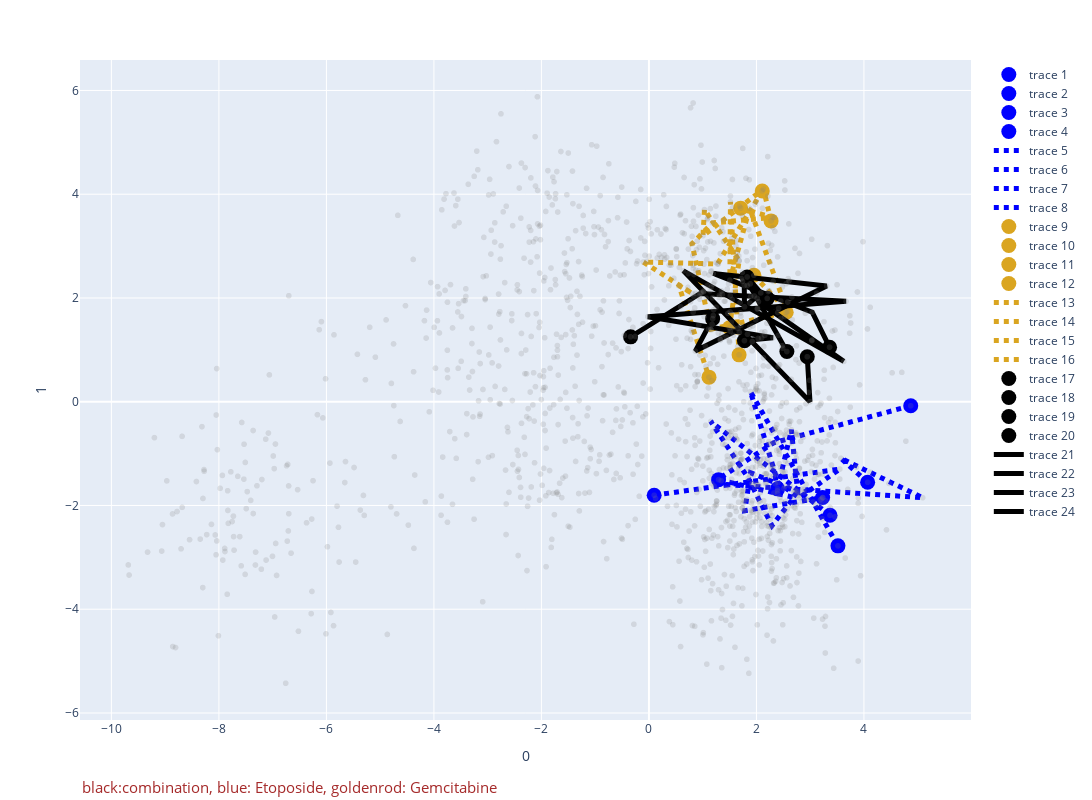
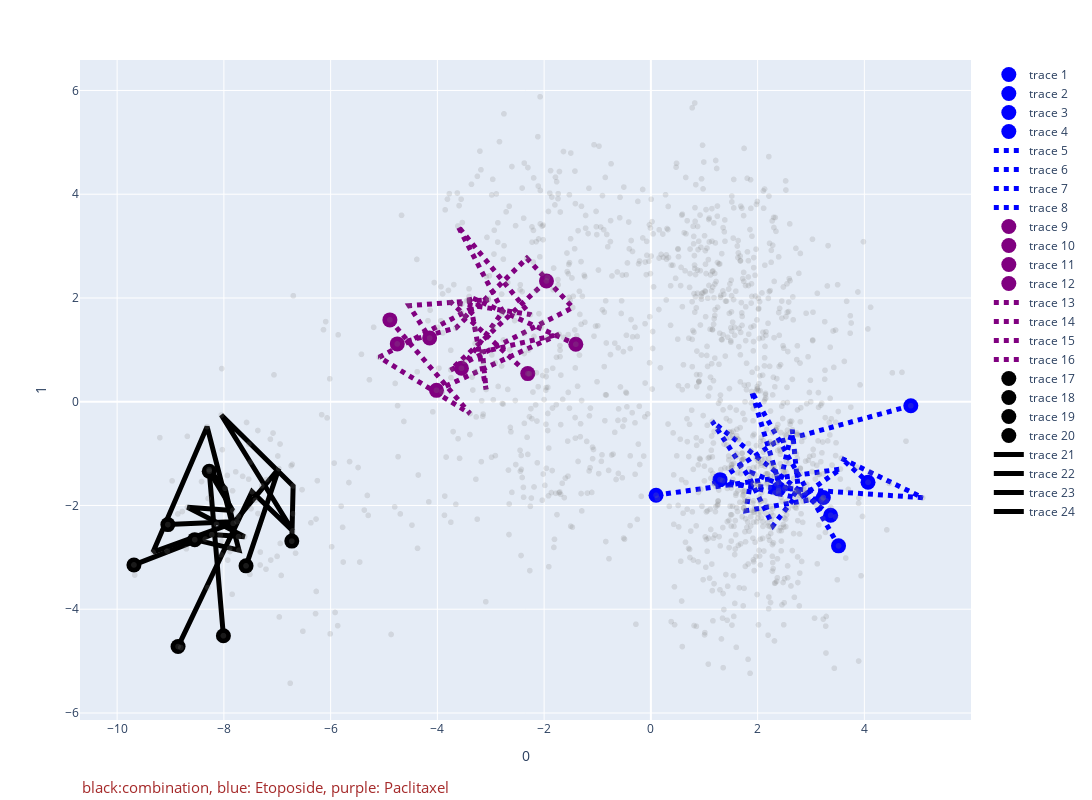

Write notebook code for charts like these, in order.
### Code cell
#for i in range(len(combi_name)):
#    oneclick_plot_a_set(i)
#save_as_pdf(global_name)
for i in range(len(combi_name)):
    oneclick_plot_a_set(i)
save_as_pdf(global_name)

### Figure 1 — Plotly figure (JSON) as saved in the notebook; plotly's stock layout.template omitted (floating-point values rounded to 4 significant figures; data arrays with more than 128 entries replaced by an {"elided": "..."} marker saying what was removed)
{"data": [{"hovertemplate": "0=%{x}<br>1=%{y}<extra></extra>", "legendgroup": "", "marker": {"color": "grey", "opacity": 0.2, "symbol": "circle"}, "mode": "markers", "name": "", "showlegend": false, "type": "scattergl", "x": {"elided": "1416 float values"}, "xaxis": "x", "y": {"elided": "1416 float values"}, "yaxis": "y"}, {"line": {"color": "blue"}, "marker": {"size": 15}, "mode": "markers", "type": "scatter", "x": [4.87, 4.068], "y": [-0.07793, -1.554]}, {"line": {"color": "blue"}, "marker": {"size": 15}, "mode": "markers", "type": "scatter", "x": [2.393, 3.231], "y": [-1.679, -1.847]}, {"line": {"color": "blue"}, "marker": {"size": 15}, "mode": "markers", "type": "scatter", "x": [3.368, 1.295], "y": [-2.189, -1.502]}, {"line": {"color": "blue"}, "marker": {"size": 15}, "mode": "markers", "type": "scatter", "x": [0.09727, 3.516], "y": [-1.802, -2.779]}, {"line": {"color": "blue", "dash": "dot", "width": 5}, "mode": "lines", "type": "scatter", "x": [4.87, 2.32, 1.167, 5.093, 3.569, 4.068], "y": [-0.07793, -0.7917, -1.577, -1.85, -1.09, -1.554]}, {"line": {"color": "blue", "dash": "dot", "width": 5}, "mode": "lines", "type": "scatter", "x": [2.393, 2.65, 2.766, 1.89, 1.784, 3.231], "y": [-1.679, -0.5396, -1.735, -1.369, -2.1, -1.847]}, {"line": {"color": "blue", "dash": "dot", "width": 5}, "mode": "lines", "type": "scatter", "x": [3.368, 1.15, 1.846, 2.288, 2.698, 1.295], "y": [-2.189, -0.3803, -1.472, -2.389, -1.846, -1.502]}, {"line": {"color": "blue", "dash": "dot", "width": 5}, "mode": "lines", "type": "scatter", "x": [0.09727, 3.552, 2.795, 2.4, 1.888, 3.516], "y": [-1.802, -1.298, -1.85, -1.56, 0.1962, -2.779]}, {"line": {"color": "goldenrod"}, "marker": {"size": 15}, "mode": "markers", "type": "scatter", "x": [1.952, 1.677], "y": [2.437, 0.904]}, {"line": {"color": "goldenrod"}, "marker": {"size": 15}, "mode": "markers", "type": "scatter", "x": [1.706, 2.554], "y": [3.732, 1.724]}, {"line": {"color": "goldenrod"}, "marker": {"size": 15}, "mode": "markers", "type": "scatter", "x": [2.108, 1.117], "y": [4.063, 0.4739]}, {"line": {"color": "goldenrod"}, "marker": {"size": 15}, "mode": "markers", "type": "scatter", "x": [2.272, 1.498], "y": [3.486, 1.426]}, {"line": {"color": "goldenrod", "dash": "dot", "width": 5}, "mode": "lines", "type": "scatter", "x": [1.952, 2.58, 1.874, 1.505, 1.517, 1.677], "y": [2.437, 1.738, 3.728, 2.343, 3.852, 0.904]}, {"line": {"color": "goldenrod", "dash": "dot", "width": 5}, "mode": "lines", "type": "scatter", "x": [1.706, 2.3, 1.179, 0.8008, 1.15, 2.554], "y": [3.732, 3.553, 3.446, 3.044, 1.395, 1.724]}, {"line": {"color": "goldenrod", "dash": "dot", "width": 5}, "mode": "lines", "type": "scatter", "x": [2.108, 1.274, -0.1046, 0.808, 0.5573, 1.117], "y": [4.063, 2.655, 2.693, 2.085, 2.238, 0.4739]}, {"line": {"color": "goldenrod", "dash": "dot", "width": 5}, "mode": "lines", "type": "scatter", "x": [2.272, 2.13, 1.005, 1.033, 1.679, 1.498], "y": [3.486, 4.1, 3.199, 3.704, 2.721, 1.426]}, {"line": {"color": "black"}, "marker": {"size": 15}, "mode": "markers", "type": "scatter", "x": [2.201, 2.945], "y": [1.993, 0.8667]}, {"line": {"color": "black"}, "marker": {"size": 15}, "mode": "markers", "type": "scatter", "x": [-0.341, 1.776], "y": [1.251, 1.178]}, {"line": {"color": "black"}, "marker": {"size": 15}, "mode": "markers", "type": "scatter", "x": [1.186, 3.36], "y": [1.601, 1.051]}, {"line": {"color": "black"}, "marker": {"size": 15}, "mode": "markers", "type": "scatter", "x": [1.826, 2.566], "y": [2.405, 0.9677]}, {"line": {"color": "black", "width": 5}, "mode": "lines", "type": "scatter", "x": [2.201, 2.037, 3.625, 0.6412, 2.996, 2.945], "y": [1.993, 1.929, 0.778, 2.523, 0.0009677, 0.8667]}, {"line": {"color": "black", "width": 5}, "mode": "lines", "type": "scatter", "x": [-0.341, 0.9541, 3.668, -0.0217, 2.308, 1.776], "y": [1.251, 2.088, 1.935, 1.639, 1.235, 1.178]}, {"line": {"color": "black", "width": 5}, "mode": "lines", "type": "scatter", "x": [1.186, 0.8624, 3.306, 1.197, 3.038, 3.36], "y": [1.601, 0.9759, 2.232, 2.473, 1.726, 1.051]}, {"line": {"color": "black", "width": 5}, "mode": "lines", "type": "scatter", "x": [1.826, 2.081, 1.778, 1.773, 1.738, 2.566], "y": [2.405, 2.097, 1.829, 2.24, 2.493, 0.9677]}], "layout": {"annotations": [{"font": {"color": "brown", "size": 15}, "showarrow": false, "text": "black:combination, blue: Etoposide, goldenrod: Gemcitabine", "textangle": 0, "x": 0, "xanchor": "left", "xref": "paper", "y": -0.12, "yref": "paper"}], "height": 800, "legend": {"tracegroupgap": 0}, "margin": {"t": 60}, "width": 1200, "xaxis": {"anchor": "y", "domain": [0, 1], "title": {"text": "0"}}, "yaxis": {"anchor": "x", "domain": [0, 1], "title": {"text": "1"}}}}

### Figure 2 — Plotly figure (JSON) as saved in the notebook; plotly's stock layout.template omitted (floating-point values rounded to 4 significant figures; data arrays with more than 128 entries replaced by an {"elided": "..."} marker saying what was removed)
{"data": [{"hovertemplate": "0=%{x}<br>1=%{y}<extra></extra>", "legendgroup": "", "marker": {"color": "grey", "opacity": 0.2, "symbol": "circle"}, "mode": "markers", "name": "", "showlegend": false, "type": "scattergl", "x": {"elided": "1416 float values"}, "xaxis": "x", "y": {"elided": "1416 float values"}, "yaxis": "y"}, {"line": {"color": "blue"}, "marker": {"size": 15}, "mode": "markers", "type": "scatter", "x": [4.87, 4.068], "y": [-0.07793, -1.554]}, {"line": {"color": "blue"}, "marker": {"size": 15}, "mode": "markers", "type": "scatter", "x": [2.393, 3.231], "y": [-1.679, -1.847]}, {"line": {"color": "blue"}, "marker": {"size": 15}, "mode": "markers", "type": "scatter", "x": [3.368, 1.295], "y": [-2.189, -1.502]}, {"line": {"color": "blue"}, "marker": {"size": 15}, "mode": "markers", "type": "scatter", "x": [0.09727, 3.516], "y": [-1.802, -2.779]}, {"line": {"color": "blue", "dash": "dot", "width": 5}, "mode": "lines", "type": "scatter", "x": [4.87, 2.32, 1.167, 5.093, 3.569, 4.068], "y": [-0.07793, -0.7917, -1.577, -1.85, -1.09, -1.554]}, {"line": {"color": "blue", "dash": "dot", "width": 5}, "mode": "lines", "type": "scatter", "x": [2.393, 2.65, 2.766, 1.89, 1.784, 3.231], "y": [-1.679, -0.5396, -1.735, -1.369, -2.1, -1.847]}, {"line": {"color": "blue", "dash": "dot", "width": 5}, "mode": "lines", "type": "scatter", "x": [3.368, 1.15, 1.846, 2.288, 2.698, 1.295], "y": [-2.189, -0.3803, -1.472, -2.389, -1.846, -1.502]}, {"line": {"color": "blue", "dash": "dot", "width": 5}, "mode": "lines", "type": "scatter", "x": [0.09727, 3.552, 2.795, 2.4, 1.888, 3.516], "y": [-1.802, -1.298, -1.85, -1.56, 0.1962, -2.779]}, {"line": {"color": "purple"}, "marker": {"size": 15}, "mode": "markers", "type": "scatter", "x": [-3.549, -2.306], "y": [0.6439, 0.5418]}, {"line": {"color": "purple"}, "marker": {"size": 15}, "mode": "markers", "type": "scatter", "x": [-4.751, -1.956], "y": [1.114, 2.328]}, {"line": {"color": "purple"}, "marker": {"size": 15}, "mode": "markers", "type": "scatter", "x": [-4.89, -4.145], "y": [1.577, 1.227]}, {"line": {"color": "purple"}, "marker": {"size": 15}, "mode": "markers", "type": "scatter", "x": [-4.017, -1.406], "y": [0.2197, 1.108]}, {"line": {"color": "purple", "dash": "dot", "width": 5}, "mode": "lines", "type": "scatter", "x": [-3.549, -2.773, -3.617, -2.257, -3.748, -2.306], "y": [0.6439, 1.736, 3.387, 1.68, 1.919, 0.5418]}, {"line": {"color": "purple", "dash": "dot", "width": 5}, "mode": "lines", "type": "scatter", "x": [-4.751, -3.654, -2.323, -1.463, -3.751, -1.956], "y": [1.114, 1.422, 2.766, 1.815, 0.6131, 2.328]}, {"line": {"color": "purple", "dash": "dot", "width": 5}, "mode": "lines", "type": "scatter", "x": [-4.89, -3.388, -5.089, -3.047, -4.529, -4.145], "y": [1.577, -0.2294, 0.8584, 1.968, 1.851, 1.227]}, {"line": {"color": "purple", "dash": "dot", "width": 5}, "mode": "lines", "type": "scatter", "x": [-4.017, -1.719, -3.156, -3.087, -3.406, -1.406], "y": [0.2197, 1.3, 0.9585, 0.2363, 2.028, 1.108]}, {"line": {"color": "black"}, "marker": {"size": 15}, "mode": "markers", "type": "scatter", "x": [-8.546, -9.05], "y": [-2.659, -2.369]}, {"line": {"color": "black"}, "marker": {"size": 15}, "mode": "markers", "type": "scatter", "x": [-8.859, -6.728], "y": [-4.719, -2.687]}, {"line": {"color": "black"}, "marker": {"size": 15}, "mode": "markers", "type": "scatter", "x": [-8.274, -9.685], "y": [-1.341, -3.146]}, {"line": {"color": "black"}, "marker": {"size": 15}, "mode": "markers", "type": "scatter", "x": [-8.009, -7.585], "y": [-4.511, -3.163]}, {"line": {"color": "black", "width": 5}, "mode": "lines", "type": "scatter", "x": [-8.546, -7.718, -8.315, -9.327, -7.753, -9.05], "y": [-2.659, -2.861, -0.4799, -2.899, -2.31, -2.369]}, {"line": {"color": "black", "width": 5}, "mode": "lines", "type": "scatter", "x": [-8.859, -7.473, -6.708, -8.049, -6.703, -6.728], "y": [-4.719, -1.733, -2.491, -0.256, -1.623, -2.687]}, {"line": {"color": "black", "width": 5}, "mode": "lines", "type": "scatter", "x": [-8.274, -7.833, -8.683, -7.612, -8.226, -9.685], "y": [-1.341, -2.096, -2.036, -2.601, -2.562, -3.146]}, {"line": {"color": "black", "width": 5}, "mode": "lines", "type": "scatter", "x": [-8.009, -8.277, -7.976, -7.825, -6.971, -7.585], "y": [-4.511, -1.308, -1.669, -2.344, -1.29, -3.163]}], "layout": {"annotations": [{"font": {"color": "brown", "size": 15}, "showarrow": false, "text": "black:combination, blue: Etoposide, purple: Paclitaxel", "textangle": 0, "x": 0, "xanchor": "left", "xref": "paper", "y": -0.12, "yref": "paper"}], "height": 800, "legend": {"tracegroupgap": 0}, "margin": {"t": 60}, "width": 1200, "xaxis": {"anchor": "y", "domain": [0, 1], "title": {"text": "0"}}, "yaxis": {"anchor": "x", "domain": [0, 1], "title": {"text": "1"}}}}
